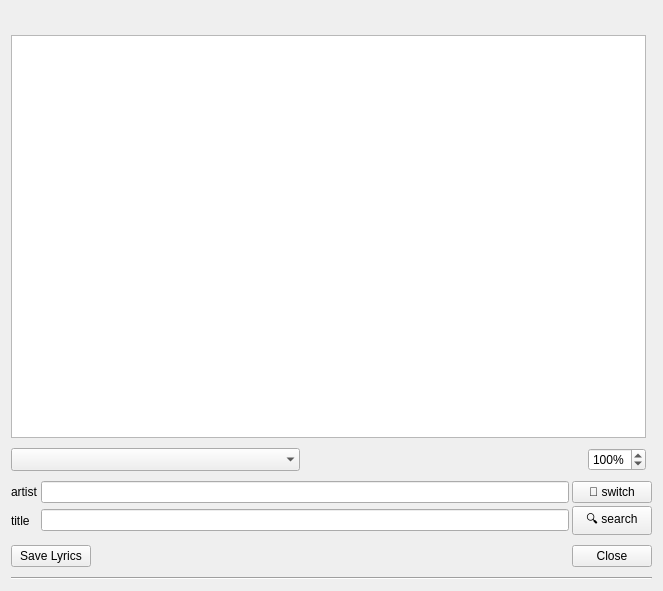
<?xml version="1.0" encoding="UTF-8"?>
<ui version="4.0">
 <class>GUI_Lyrics</class>
 <widget class="QWidget" name="GUI_Lyrics">
  <property name="geometry">
   <rect>
    <x>0</x>
    <y>0</y>
    <width>663</width>
    <height>591</height>
   </rect>
  </property>
  <layout class="QGridLayout" name="gridLayout">
   <property name="verticalSpacing">
    <number>10</number>
   </property>
   <item row="1" column="0">
    <widget class="QTextEdit" name="teLyrics"/>
   </item>
   <item row="2" column="0">
    <layout class="QHBoxLayout" name="horizontalLayout_2">
     <item>
      <widget class="Gui::ComboBox" name="comboServers">
       <property name="sizePolicy">
        <sizepolicy hsizetype="MinimumExpanding" vsizetype="Minimum">
         <horstretch>0</horstretch>
         <verstretch>0</verstretch>
        </sizepolicy>
       </property>
       <property name="currentIndex">
        <number>-1</number>
       </property>
       <property name="frame">
        <bool>false</bool>
       </property>
      </widget>
     </item>
     <item>
      <spacer name="horizontalSpacer_2">
       <property name="orientation">
        <enum>Qt::Horizontal</enum>
       </property>
       <property name="sizeHint" stdset="0">
        <size>
         <width>40</width>
         <height>20</height>
        </size>
       </property>
      </spacer>
     </item>
     <item>
      <widget class="QSpinBox" name="sbZoom">
       <property name="sizePolicy">
        <sizepolicy hsizetype="Minimum" vsizetype="Minimum">
         <horstretch>0</horstretch>
         <verstretch>0</verstretch>
        </sizepolicy>
       </property>
       <property name="suffix">
        <string notr="true">%</string>
       </property>
       <property name="minimum">
        <number>50</number>
       </property>
       <property name="maximum">
        <number>200</number>
       </property>
       <property name="singleStep">
        <number>10</number>
       </property>
       <property name="value">
        <number>100</number>
       </property>
      </widget>
     </item>
    </layout>
   </item>
   <item row="3" column="0" colspan="2">
    <layout class="QGridLayout" name="gridLayout_2">
     <property name="spacing">
      <number>3</number>
     </property>
     <item row="1" column="3">
      <widget class="QPushButton" name="btnSearch">
       <property name="minimumSize">
        <size>
         <width>80</width>
         <height>0</height>
        </size>
       </property>
       <property name="text">
        <string notr="true">🔍 search</string>
       </property>
      </widget>
     </item>
     <item row="0" column="1">
      <widget class="QLineEdit" name="leArtist"/>
     </item>
     <item row="1" column="1">
      <widget class="QLineEdit" name="leTitle"/>
     </item>
     <item row="0" column="3">
      <widget class="QPushButton" name="btnSwitch">
       <property name="sizePolicy">
        <sizepolicy hsizetype="Maximum" vsizetype="Fixed">
         <horstretch>0</horstretch>
         <verstretch>0</verstretch>
        </sizepolicy>
       </property>
       <property name="toolTip">
        <string>switch</string>
       </property>
       <property name="text">
        <string notr="true">🔄 switch</string>
       </property>
      </widget>
     </item>
     <item row="0" column="0">
      <widget class="QLabel" name="labArtist">
       <property name="text">
        <string notr="true">artist</string>
       </property>
      </widget>
     </item>
     <item row="1" column="0">
      <widget class="QLabel" name="labTitle">
       <property name="text">
        <string notr="true">title</string>
       </property>
      </widget>
     </item>
    </layout>
   </item>
   <item row="0" column="0" colspan="2">
    <widget class="QLabel" name="labHeader">
     <property name="text">
      <string notr="true"/>
     </property>
     <property name="textFormat">
      <enum>Qt::RichText</enum>
     </property>
     <property name="textInteractionFlags">
      <set>Qt::LinksAccessibleByMouse|Qt::TextSelectableByMouse</set>
     </property>
    </widget>
   </item>
   <item row="4" column="0" colspan="2">
    <layout class="QHBoxLayout" name="horizontalLayout">
     <property name="spacing">
      <number>8</number>
     </property>
     <item>
      <widget class="QPushButton" name="btnSaveLyrics">
       <property name="text">
        <string>Save Lyrics</string>
       </property>
      </widget>
     </item>
     <item>
      <spacer name="horizontalSpacer">
       <property name="orientation">
        <enum>Qt::Horizontal</enum>
       </property>
       <property name="sizeHint" stdset="0">
        <size>
         <width>40</width>
         <height>20</height>
        </size>
       </property>
      </spacer>
     </item>
     <item>
      <widget class="QDialogButtonBox" name="buttonBox">
       <property name="toolTip">
        <string>Switch</string>
       </property>
       <property name="standardButtons">
        <set>QDialogButtonBox::Close</set>
       </property>
      </widget>
     </item>
    </layout>
   </item>
   <item row="5" column="0" colspan="2">
    <widget class="Line" name="line">
     <property name="orientation">
      <enum>Qt::Horizontal</enum>
     </property>
    </widget>
   </item>
  </layout>
 </widget>
 <customwidgets>
  <customwidget>
   <class>Gui::ComboBox</class>
   <extends>QComboBox</extends>
   <header>Gui/Utils/Widgets/ComboBox.h</header>
  </customwidget>
 </customwidgets>
 <resources/>
 <connections/>
</ui>
